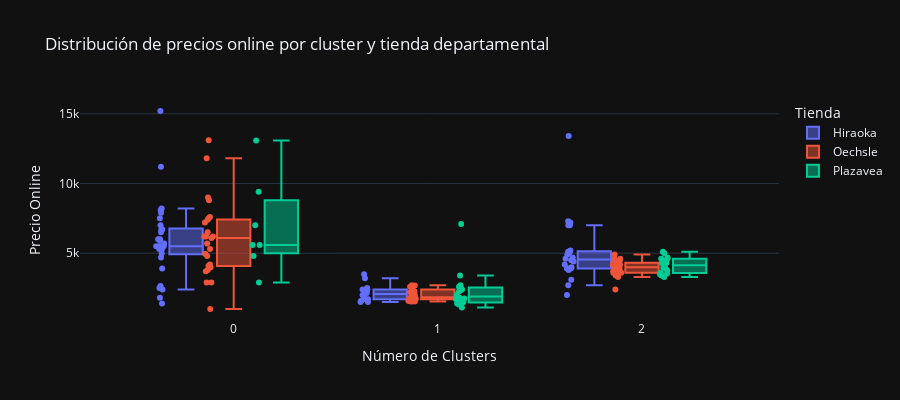

Notebook code cell kept with this figure:
### Code cell
fig1 = px.box(df_filtro_1, x = "Número de Clusters", y="Precio Online",color="Tienda",
              title="Distribución de precios online por cluster y tienda departamental",
             height=400, width=900, points="all",template="plotly_dark") 
fig1.show()

### Figure 1 — Plotly figure (JSON) as saved in the notebook; plotly's stock layout.template omitted (floating-point values rounded to 4 significant figures)
{"data": [{"alignmentgroup": "True", "boxpoints": "all", "hovertemplate": "Tienda=Hiraoka<br>Número de Clusters=%{x}<br>Precio Online=%{y}<extra></extra>", "legendgroup": "Hiraoka", "marker": {"color": "#636efa"}, "name": "Hiraoka", "notched": false, "offsetgroup": "Hiraoka", "orientation": "v", "showlegend": true, "type": "box", "x": [0, 0, 0, 0, 0, 0, 0, 0, 0, 0, 0, 0, 0, 0, 0, 0, 0, 0, 0, 0, 0, 0, 0, 0, 0, 0, 0, 0, 0, 1, 1, 1, 1, 1, 1, 1, 1, 1, 1, 1, 1, 1, 1, 2, 2, 2, 2, 2, 2, 2, 2, 2, 2, 2, 2, 2, 2, 2, 2, 2, 2, 2, 2, 2, 2, 2, 2], "x0": " ", "xaxis": "x", "y": [15199, 11199, 8199, 8099, 7899, 7499, 6999, 6699, 6699, 6499, 5999, 5999, 5899, 5699, 5499, 5499, 5499, 5399, 5299, 5299, 5299, 4999, 4699, 3899, 2649, 2499, 2399, 1799, 1399, 3499, 3199, 2499, 2399, 2399, 2199, 2149, 1999, 1899, 1699, 1699, 1599, 1499, 1499, 13399, 7299, 7199, 6999, 6999, 5199, 5099, 5099, 4999, 4899, 4689, 4599, 4499, 4399, 4199, 3999, 3899, 3899, 3899, 3899, 3799, 3099, 2699, 1999], "y0": " ", "yaxis": "y"}, {"alignmentgroup": "True", "boxpoints": "all", "hovertemplate": "Tienda=Oechsle<br>Número de Clusters=%{x}<br>Precio Online=%{y}<extra></extra>", "legendgroup": "Oechsle", "marker": {"color": "#EF553B"}, "name": "Oechsle", "notched": false, "offsetgroup": "Oechsle", "orientation": "v", "showlegend": true, "type": "box", "x": [0, 0, 0, 0, 0, 0, 0, 0, 0, 0, 0, 0, 0, 0, 0, 0, 0, 0, 0, 0, 0, 0, 0, 0, 0, 1, 1, 1, 1, 1, 1, 1, 1, 1, 1, 1, 1, 1, 1, 1, 1, 1, 1, 1, 1, 1, 1, 2, 2, 2, 2, 2, 2, 2, 2, 2, 2, 2, 2, 2, 2, 2, 2, 2, 2, 2, 2, 2, 2, 2, 2, 2, 2, 2], "x0": " ", "xaxis": "x", "y": [13099, 11809, 8999, 8799, 7599, 7499, 7399, 7199, 6499, 6199, 6199, 6199, 6099, 5699, 5299, 4969, 4799, 4199, 4099, 3999, 3799, 3699, 2899, 2899, 999, 2699, 2690, 2599, 2599, 2579, 2399, 2249, 2199, 1999, 1899, 1899, 1799, 1799, 1799, 1799, 1749, 1690, 1599, 1550, 1549, 1529, 1529, 4899, 4599, 4599, 4499, 4399, 4399, 4329, 4299, 4199, 4199, 4099, 3999, 3999, 3999, 3799, 3799, 3699, 3699, 3599, 3599, 3599, 3599, 3399, 3399, 3399, 3299, 2399], "y0": " ", "yaxis": "y"}, {"alignmentgroup": "True", "boxpoints": "all", "hovertemplate": "Tienda=Plazavea<br>Número de Clusters=%{x}<br>Precio Online=%{y}<extra></extra>", "legendgroup": "Plazavea", "marker": {"color": "#00cc96"}, "name": "Plazavea", "notched": false, "offsetgroup": "Plazavea", "orientation": "v", "showlegend": true, "type": "box", "x": [0, 0, 0, 0, 0, 0, 0, 1, 1, 1, 1, 1, 1, 1, 1, 1, 1, 1, 1, 1, 1, 1, 1, 1, 1, 1, 1, 2, 2, 2, 2, 2, 2, 2, 2, 2, 2, 2, 2, 2, 2, 2, 2], "x0": " ", "xaxis": "x", "y": [13075, 9399, 6999, 5589, 5589, 4799, 2899, 7099, 3399, 2699, 2599, 2549, 2549, 2399, 2349, 2249, 1999, 1799, 1759, 1749, 1699, 1499, 1449, 1399, 1399, 1319, 1099, 5099, 4999, 4699, 4599, 4599, 4469, 4299, 4299, 3959, 3899, 3769, 3599, 3549, 3499, 3399, 3299], "y0": " ", "yaxis": "y"}], "layout": {"boxmode": "group", "height": 400, "legend": {"title": {"text": "Tienda"}, "tracegroupgap": 0}, "title": {"text": "Distribución de precios online por cluster y tienda departamental"}, "width": 900, "xaxis": {"anchor": "y", "domain": [0, 1], "title": {"text": "Número de Clusters"}}, "yaxis": {"anchor": "x", "domain": [0, 1], "title": {"text": "Precio Online"}}}}
